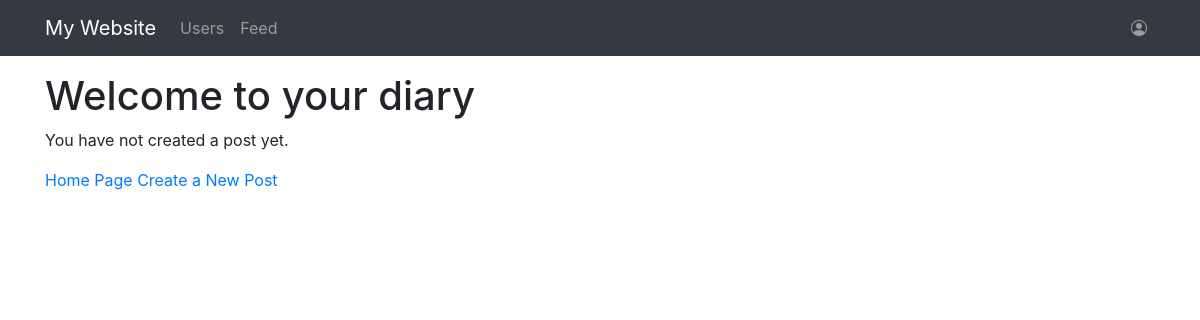
The page /posts/ (signed in) on the database as committed earlier.
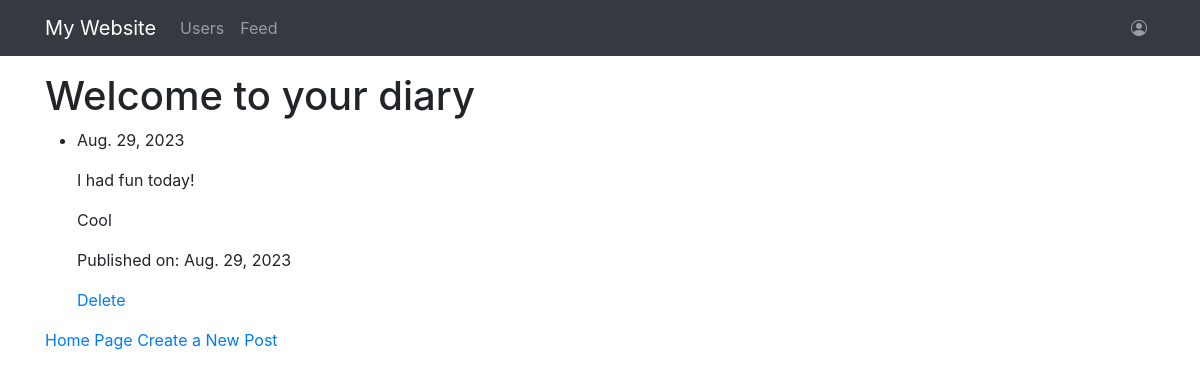
The same page on the database as committed later.
### myapp/models.py (models this page shows)
class Post(models.Model):
    date = models.DateField()
    title = models.TextField(max_length=50, default='I had fun today!')
    content = models.TextField()
    class Meta:
        app_label = 'myapp'

### myapp/views.py (the view)
# urls.py: path('posts/', views.post_list, name='post_list'), # URL for the post list
@login_required
def post_list(request):
    posts = Post.objects.all()
    return render(request, 'post_list.html', {'posts': posts})

### myapp/templates/post_list.html
{% extends 'base_content.html' %}
{% load crispy_forms_tags %}
{% block content %}
<div class="container">
    <div class="row">
        <div class="col-12">
            <h1>Welcome to your diary</h1>
            {% if posts %}
            <ul>
                {% for post in posts %}
                <li>
                    <p>{{ post.date }}</p>
                    <p>{{ post.title }}</p>
                    <p>{{ post.content }}</p>
                    <p>Published on: {{ post.date }}</p>
                    <a href="{% url 'post_delete' pk=post.pk %}">Delete</a>
                </li>
                {% endfor %}
            </ul>
            {% else %}
            <p>You have not created a post yet.</p>
            {% endif %}
            <a href="{% url 'home' %}">Home Page</a>
            <a href="{% url 'post_create' %}">Create a New Post</a>
        </div>
    </div>
</div>
{% endblock %}

### myapp/templates/base_content.html (shortened to what this page needs)
{% extends 'base.html' %}
{% block body %}
    {% include 'partials/navbar.html' %}
    {% block content %}
    {% endblock %}
{% endblock %}

### myapp/templates/base.html (shortened to what this page needs)
{% load static %}
<!DOCTYPE html>
<!doctype html>
<html lang="en">
  <head>
    <link href="https://cdn.jsdelivr.net/npm/bootstrap@5.3.1/dist/css/bootstrap.min.css" rel="stylesheet">
    <link rel="stylesheet" href="https://maxcdn.bootstrapcdn.com/bootstrap/4.5.2/css/bootstrap.min.css">
    <link rel="stylesheet" href="https://cdn.jsdelivr.net/npm/bootstrap-icons@1.5.0/font/bootstrap-icons.css">
  </head>
  <body>
    {% block body %}
    {% endblock %}
  </body>
</html>
<html>

### myapp/templates/partials/navbar.html (shortened to what this page needs)
<nav class="navbar navbar-expand-lg navbar-dark bg-dark mb-3">
    <div class="container">
    <a class="navbar-brand" href="{% url 'home' %}">My Website</a>
    {% if user.is_authenticated %}
    {% include 'partials/menu.html' %}
    {% endif %}
    </div>
  </nav>

### myapp/templates/partials/menu.html (shortened to what this page needs)
<div class="collapse navbar-collapse" id="navbarSupportedContent">
    <ul class="navbar-nav me-auto mb-2 mb-lg-0">
      <li class="nav-item">
        <a class="nav-link" href="#">Users</a>
      </li>
      <li class="nav-item">
        <a class="nav-link" href="#{% url 'feed' %}">Feed</a>
      </li>
      </ul>
      <ul class="navbar-nav ms-auto mb-2 mb-lg-0">
        <li class="nav-item dropdown">
          <a class="nav-link" href="#" id="user-account-dropdown" role="button" data-bs-toggle="dropdown" aria-expanded="false">
            <span class="bi-person-circle"></span>
          </a>
        </li>
      </ul>
  </div>

Rows that differ between the two databases and show on the page:
added Post: date "Aug. 29, 2023", title "I had fun today!", content "Cool"
Other text that changed with them:
text no longer shown: "You have not created a post yet."
